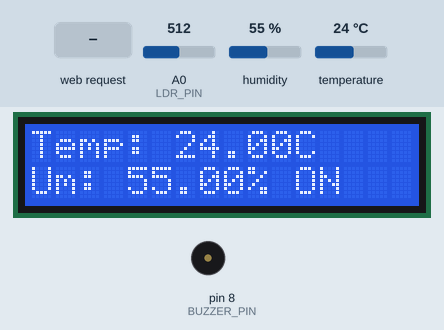
A sketch run on a simulated Arduino Uno, built with avr-gcc and run on an emulated ATmega328P. Parts: 16×2 character LCD, buzzer (waves = sounding). The inputs (shaded band) are chosen by the test bench; at power-on: A0 (LDR_PIN) = 512, temperature 24 °C, humidity 55 %. What the sketch prints to the serial monitor is not drawn.

Above: at 2.7 s.
2.8 s: A0 (LDR_PIN) set to 983
5.6 s: A0 (LDR_PIN) set to 1013
At 7.6 s:
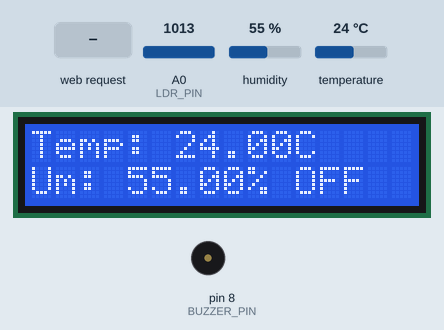
12.1 s: temperature set to 28 °C
At 14.7 s:
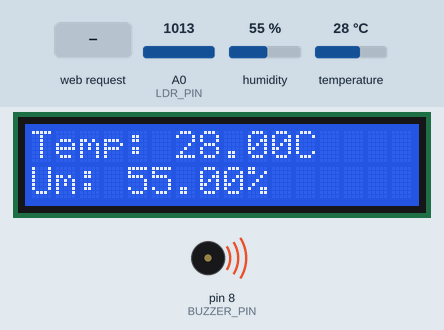
16.4 s: humidity set to 22 %
At 17.9 s:
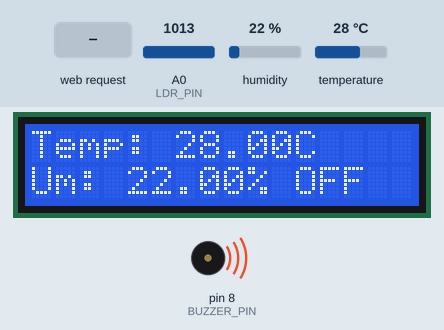
19.5 s: HTTP request GET /?text= received
At 21.9 s:
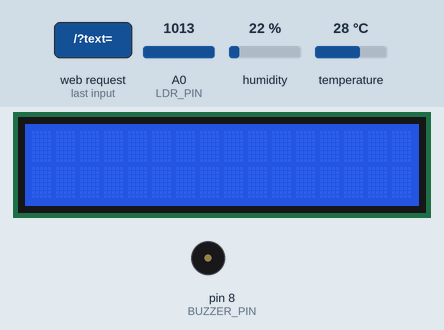
22.3 s: humidity set to 40 %
At 23.4 s:
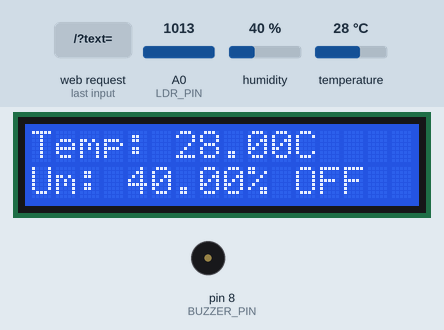
Timing chart, 0 to 26.1 s (numbered marks = the images above; inputs shaded):
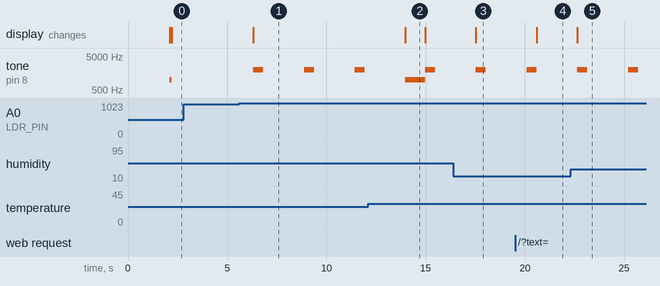

Measured:
- the behaviour switches between 999 and 1000 on A0 (LDR_PIN) (found by bisection; images 0 and 1)
- after the input at 2.8 s, every drawn part: stays the same
- after the input at 5.6 s, tone on pin 8 (BUZZER_PIN): alternates 2000 Hz for 0.50 s and silent for 2.1 s, starting after 0.72 s; the display: changes after 0.72 s (image 1)
- after the input at 12.1 s, the display: changes after 1.9 s (image 2)
- after the input at 16.4 s, the display: changes after 1.1 s (image 3)
- after the input at 19.5 s, the display: changes after 1.1 s (image 4)
- after the input at 22.3 s, the display: changes after 0.35 s (image 5)
- what the display in image 2 shows lasts 1.0 s, from 14.0 s to 15.0 s

The sketch:

reptile.ino
```cpp
#include <SPI.h>
#include <Ethernet.h>
#include "LiquidCrystal_I2C.h"
#include "Wire.h"
#include "DHT.h"

// Define o endereço IP, gateway e máscara de sub-rede que o Arduino vai usar
byte ip[] = {192, 168, 1, 180};
byte gateway[] = {192, 168, 1, 1};
byte subnet[] = {255, 255, 255, 0};
byte mac[] = { 0xDE, 0xAD, 0xBE, 0xEF, 0xFE, 0xED }; // Substitua isso com o endereço MAC do seu dispositivo Ethernet
EthernetServer server(80);

// Definições para o sensor DHT
#define DHTPIN 2
#define DHTTYPE DHT11
DHT dht(DHTPIN, DHTTYPE);

// Definições para o LCD I2C
LiquidCrystal_I2C lcd(0x27, 16, 2);

// Definições para o buzzer e LDR
#define BUZZER_PIN 8
#define LDR_PIN A0

float temp_limite_curto = 20.0;
float temp_limite_longo = 25.0;
float last_temperature = 0.0;
int lightThreshold = 1000;

// Variáveis para armazenar os valores lidos do sensor
float humidity = 0.0;
float temperature = 0.0;
int lightIntensity = 0;

void setup() {
  // Inicializa a porta serial para debug
  Serial.begin(9600);

  // Inicializa o Ethernet Shield com parâmetros específicos
  Ethernet.begin(mac, ip, gateway, subnet);

  // Inicializa o servidor
  server.begin();

  // Inicializa o LCD
  lcd.init();
  lcd.backlight();

  // Inicializa o sensor DHT
  dht.begin();

  // Configura os pinos do buzzer e LDR
  pinMode(BUZZER_PIN, OUTPUT);
  pinMode(LDR_PIN, INPUT);
}

void loop() {
  // Verifica se há clientes conectados
  EthernetClient client = server.available();
  if (client) {
    // Manipula o cliente
    handleClient(client);
  }

  // Aguarda 2 segundos entre as leituras
  delay(2000);

  // Lê a umidade e temperatura do sensor DHT
  humidity = dht.readHumidity();
  temperature = dht.readTemperature();
  lightIntensity = analogRead(LDR_PIN);

  // Limpa o display LCD
  lcd.clear();

  // Exibe a temperatura e umidade no LCD
  lcd.setCursor(0, 0);
  lcd.print("Temp: ");
  lcd.print(temperature);
  lcd.print("C");

  lcd.setCursor(0, 1);
  lcd.print("Um: ");
  lcd.print(humidity);
  lcd.print("%");

  // Verifica se a temperatura mudou desde a última medição
  if (temperature != last_temperature) {
    last_temperature = temperature;

    // Verifica os limites de temperatura e emite bips
    if (temperature >= temp_limite_longo) {
      emitirBipLongo();
    } else if (temperature > temp_limite_curto) {
      emitirBipCurto();
    } else {
      noTone(BUZZER_PIN);
    }
  }

  // Verifica a luminosidade e imprime uma mensagem no LCD
  lcd.setCursor(11, 1);
  if (lightIntensity < lightThreshold) {
    lcd.print("ON");
  } else {
    lcd.print("OFF");
    emitirBipLuzDesligada();
  }
}

void handleClient(EthernetClient client) {
  // Aguarda até que o cliente esteja conectado
  while (!client.available()) {
    delay(1);
  }

  // Responde apenas após o cliente enviar uma solicitação
  String request = client.readStringUntil('\r');
  Serial.println(request);
  client.flush();

  // Verifica se a solicitação GET contém um parâmetro "text"
  int textIndex = request.indexOf("GET /?text=");
  if (textIndex != -1) {
    int startIndex = textIndex + 11; // posição do início do texto
    int endIndex = request.indexOf(" ", startIndex); // posição do final do texto
    String lcdText = request.substring(startIndex, endIndex);
    lcd.clear();
    lcd.setCursor(0, 0);
    lcd.print(lcdText);
  }

  // Atualiza os valores dos sensores
  humidity = dht.readHumidity();
  temperature = dht.readTemperature();
  lightIntensity = analogRead(LDR_PIN);

 // Constrói a página HTML
  String htmlResponse = "<!DOCTYPE html><html><head><meta http-equiv='refresh' content='3'>";
  htmlResponse += "<title>Arduino Web Server</title>";
  htmlResponse += "<style>body { font-family: Arial, sans-serif; text-align: center; }";
  htmlResponse += "h1 { color: red; } p { font-size: 1.2em; }";
  htmlResponse += "form { margin-top: 20px; }</style></head><body>";
  htmlResponse += "<h1>Info do ambiente:</h1>";
  htmlResponse += "<p>Temperatura: ";
  htmlResponse += temperature;
  htmlResponse += "°C</p>";
  htmlResponse += "<p>Umidade: ";
  htmlResponse += humidity;
  htmlResponse += "%</p>";
  htmlResponse += "<p>Luz: ";
  if (lightIntensity < lightThreshold) {
    htmlResponse += "ON";
  } else {
    htmlResponse += "OFF";
  }
  htmlResponse += "</p>";

  htmlResponse += "<form method='get'>";
  htmlResponse += "<input type='text' name='text' placeholder='Texto para o LCD'>";
  htmlResponse += "<button type='submit'>Enviar</button>";
  htmlResponse += "</form>";
  htmlResponse += "</body></html>";

  // Envia a página HTML para o cliente
  client.println("HTTP/1.1 200 OK");
  client.println("Content-Type: text/html");
  client.println();
  client.println(htmlResponse);

  // Fecha a conexão
  delay(1);
  client.stop();
}

// Função para emitir um bip curto
void emitirBipCurto() {
  tone(BUZZER_PIN, 1000);
  delay(100);
  noTone(BUZZER_PIN);
}

// Função para emitir um bip longo
void emitirBipLongo() {
  tone(BUZZER_PIN, 1000);
  delay(1000);
  noTone(BUZZER_PIN);
}

// Função para emitir um bip quando a luz está desligada
void emitirBipLuzDesligada() {
  tone(BUZZER_PIN, 2000);
  delay(500);
  noTone(BUZZER_PIN);
}
```
